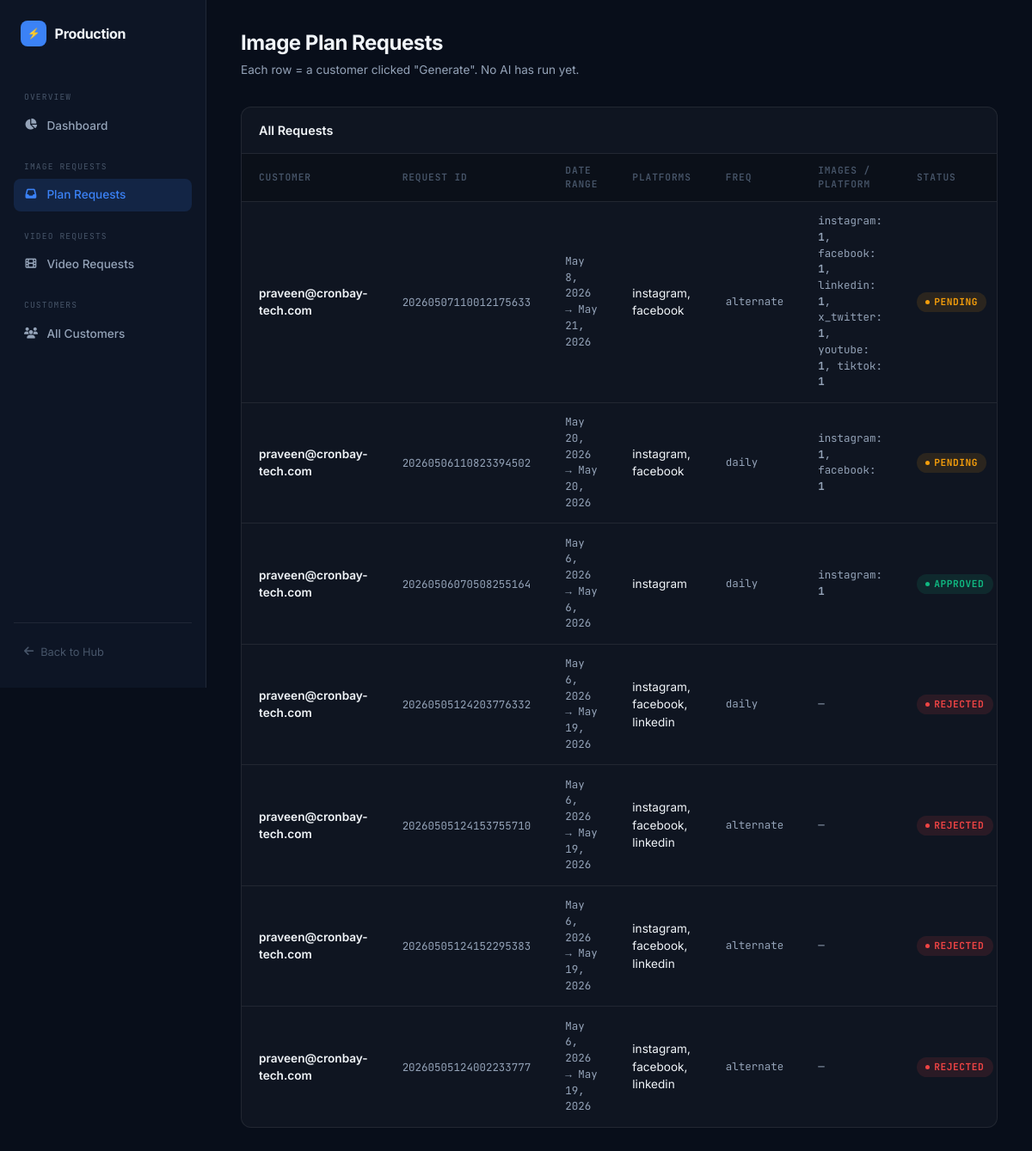
/hub/admin-hub/requests/ (signed in), run on the app's committed database.
### hub/models.py (models this page shows, shortened)
class PlanRequest(models.Model):
    user           = models.ForeignKey(settings.AUTH_USER_MODEL, on_delete=models.CASCADE, related_name='plan_requests')
    request_id     = models.CharField(max_length=30, unique=True)
    start_date     = models.DateField()
    end_date       = models.DateField()
    frequency      = models.CharField(max_length=20, default='daily')
    platforms      = models.JSONField(default=list)
    platform_counts = models.JSONField(default=dict)
    status         = models.CharField(max_length=20, default='pending')
    extra_notes    = models.TextField(blank=True, default='')
    admin_note     = models.TextField(blank=True, default='')
    generated_plan = models.OneToOneField(GeneratedPlan, null=True, blank=True, on_delete=models.SET_NULL, related_name='plan_request')
    created_at     = models.DateTimeField(auto_now_add=True)

### accounts/models.py (models this page shows, shortened)
class User(AbstractUser):
    email = models.EmailField(unique=True)
    USERNAME_FIELD = 'email'
    REQUIRED_FIELDS = ['username']

### hub/admin_views.py (the view)
# urls.py: path("requests/", admin_views.admin_requests, name="admin_requests"),
@staff_required
def admin_requests(request):
    qs = PlanRequest.objects.select_related('user', 'generated_plan').order_by('-created_at')
    return render(request, "hub/admin_panel.html", {
        "section":       "requests",
        "plan_requests": qs,
    })

### hub/admin_views.py (called while the page is built)
def staff_required(view_func):
    @wraps(view_func)
    def _wrapped(request, *args, **kwargs):
        if not request.user.is_authenticated:
            return redirect(f'/accounts/login/?next={request.path}')
        if not request.user.is_staff and not request.user.is_superuser:
            if request.user.username in ['Nandhishwaran', 'admin', 'Praveen Patel']:
                return view_func(request, *args, **kwargs)
            return HttpResponseForbidden(f"Admin access only. You are logged in as {request.user.username}")
        return view_func(request, *args, **kwargs)
    return _wrapped

### crontools/templates/hub/admin_panel.html (shortened to what this page needs)
{% load static %}
<!DOCTYPE html>
<html lang="en">
<head>
    <link rel="stylesheet" href="https://cdnjs.cloudflare.com/ajax/libs/font-awesome/6.4.0/css/all.min.css">
</head>
<body>
    <aside>
        <div class="logo">
            <div class="logo-icon">⚡</div>
            Production
        </div>
        <div class="nav-section">Overview</div>
        <nav>
            <a href="{% url 'admin_dashboard' %}" class="">
                <i class="fas fa-chart-pie"></i> Dashboard
            </a>
        </nav>
        <div class="nav-section">Image Requests</div>
        <nav>
            <a href="{% url 'admin_requests' %}"
                class="{% if section == 'requests' or section == 'request_detail' %}active{% endif %}">
                <i class="fas fa-inbox"></i> Plan Requests
            </a>
        </nav>
        <div class="nav-section">Video Requests</div>
        <nav>
            <a href="{% url 'admin_video_requests' %}"
                class="{% if section == 'video_requests' or section == 'video_request_detail' or section == 'video_plan_detail' %}active{% endif %}">
                <i class="fas fa-film"></i> Video Requests
            </a>
        </nav>
        <div class="nav-section">Customers</div>
        <nav>
            <a href="{% url 'admin_customers' %}"
                class="{% if section == 'customers' or section == 'customer_detail' %}active{% endif %}">
                <i class="fas fa-users"></i> All Customers
            </a>
        </nav>
        <div class="sidebar-footer">
            <a href="{% url 'hub_home' %}">
                <i class="fas fa-arrow-left"></i> Back to Hub
            </a>
        </div>
    </aside>
    <main>
        {% if section == 'dashboard' %}
        <div class="page-header">
            <div>
                <h1>Production Dashboard</h1>
                <div class="subtitle">All customer requests · live status overview</div>
            </div>
        </div>
        <div class="stats-row">
            <div class="stat-card">
                <div class="stat-icon" style="background:var(--warning-dim); color:var(--warning);">
                    <i class="fas fa-clock"></i>
                </div>
                <div class="stat-label">IMG Pending</div>
                <div class="stat-value">{{ stats.pending }}</div>
                <div class="stat-sub">Image requests</div>
            </div>
            <div class="stat-card">
                <div class="stat-icon" style="background:var(--warning-dim); color:var(--warning);">
                    <i class="fas fa-video"></i>
                </div>
                <div class="stat-label">VID Pending</div>
                <div class="stat-value">{{ stats.pending_video }}</div>
                <div class="stat-sub">Video requests</div>
            </div>
            <div class="stat-card">
                <div class="stat-icon" style="background:var(--accent-dim); color:var(--accent);">
                    <i class="fas fa-check-circle"></i>
                </div>
                <div class="stat-label">Approved</div>
                <div class="stat-value">{{ stats.approved|add:stats.approved_video }}</div>
                <div class="stat-sub">Plans released</div>
            </div>
            <div class="stat-card">
                <div class="stat-icon" style="background:var(--violet-dim); color:var(--violet);">
                    <i class="fas fa-users"></i>
                </div>
                <div class="stat-label">Total Customers</div>
                <div class="stat-value">{{ stats.customers }}</div>
                <div class="stat-sub">With onboarding profiles</div>
            </div>
        </div>
        <div class="table-wrap">
            <div class="table-toolbar">
                <h3>🔔 Recent Requests</h3>
            </div>
            <table>
                <thead>
                    <tr>
                        <th>Type</th>
                        <th>Customer</th>
                        <th>Request ID</th>
                        <th>Date Range</th>
                        <th>Status</th>
                        <th>Action</th>
                    </tr>
                </thead>
                <tbody>
                    {% for r in recent_requests %}
                    <tr>
                        <td>
                            <span
                                class="badge {% if r.req_type == 'video' %}badge-video{% else %}badge-image{% endif %}">
                                {{ r.req_type|upper }}
                            </span>
                        </td>
                        <td>
                            <div style="font-weight:600;">{{ r.user.email }}</div>
                            <div class="mono">{{ r.user.username }}</div>
                        </td>
                        <td><span class="mono">{{ r.request_id }}</span></td>
                        <td class="mono">{{ r.start_date }} → {{ r.end_date }}</td>
                        <td><span class="pill pill-{{ r.status }}">{{ r.status }}</span></td>
                        <td>
                            {% if r.req_type == 'video' %}
                            <a href="{% url 'admin_video_request_detail' r.request_id %}" class="btn btn-ghost btn-sm">
                                <i class="fas fa-arrow-right"></i> Manage
                            </a>
                            {% else %}
                            <a href="{% url 'admin_request_detail' r.request_id %}" class="btn btn-ghost btn-sm">
                                <i class="fas fa-arrow-right"></i> Manage
                            </a>
                            {% endif %}
                        </td>
                    </tr>
                    {% empty %}
                    <tr>
                        <td colspan="6" style="text-align:center; color:var(--text-3); padding: 2rem;">No requests yet
                        </td>
                    </tr>
                    {% endfor %}
                </tbody>
            </table>
        </div>
        <div class="table-wrap" style="margin-top: 1.5rem;">
            <div class="table-toolbar">
                <h3>💬 Customer Feedback {% if stats.unresolved_feedback %}<span class="pill pill-pending" style="margin-left: 0.5rem;">{{ stats.unresolved_feedback }} unresolved</span>{% endif %}</h3>
            </div>
            <table>
                <thead>
                    <tr>
                        <th>Customer</th>
                        <th>Post</th>
                        <th>Tags</th>
                        <th>Notes</th>
                        <th>Date</th>
                    </tr>
                </thead>
                <tbody>
                    {% for fb in recent_feedback %}
                    <tr>
                        <td>
                            <div style="font-weight:600;">{{ fb.user.email }}</div>
                        </td>
                        <td>
                            <span class="mono">
                                {% if fb.post %}
                                    {{ fb.post.title|default:fb.post.post_id }}
                                {% elif fb.video_post %}
                                    {{ fb.video_post.title|default:fb.video_post.post_id }}
                                {% else %}
                                    -
                                {% endif %}
                            </span>
                        </td>
                        <td>
                            {% for tag in fb.tags %}
                            <span class="pill pill-working" style="margin: 1px;">{{ tag }}</span>
                            {% endfor %}
                        </td>
                        <td style="max-width: 300px; font-size: 0.82rem;">{{ fb.notes|truncatewords:20 }}</td>
                        <td class="mono">{{ fb.created_at|date:"d M Y, H:i" }}</td>
                    </tr>
                    {% empty %}
                    <tr>
                        <td colspan="5" style="text-align:center; color:var(--text-3); padding: 2rem;">No customer feedback yet</td>
                    </tr>
                    {% endfor %}
                </tbody>
            </table>
        </div>
        {% elif section == 'requests' %}
        <div class="page-header">
            <div>
                <h1>Image Plan Requests</h1>
                <div class="subtitle">Each row = a customer clicked "Generate". No AI has run yet.</div>
            </div>
        </div>
        <div class="table-wrap">
            <div class="table-toolbar">
                <h3>All Requests</h3>
            </div>
            <table>
                <thead>
                    <tr>
                        <th>Customer</th>
                        <th>Request ID</th>
                        <th>Date Range</th>
                        <th>Platforms</th>
                        <th>Freq</th>
                        <th>Images / Platform</th>
                        <th>Status</th>
                    </tr>
                </thead>
                <tbody>
                    {% for r in plan_requests %}
                    <tr>
                        <td>
                            <div style="font-weight:600;">{{ r.user.email }}</div>
                        </td>
                        <td><span class="mono">{{ r.request_id }}</span></td>
                        <td class="mono">{{ r.start_date }} → {{ r.end_date }}</td>
                        <td>{{ r.platforms|join:", " }}</td>
                        <td class="mono">{{ r.frequency }}</td>
                        <td class="mono">
                            {% for p, c in r.platform_counts.items %}
                            {{ p }}: <strong>{{ c }}</strong>{% if not forloop.last %}, {% endif %}
                            {% empty %}—{% endfor %}
                        </td>
                        <td><span class="pill pill-{{ r.status }}">{{ r.status }}</span></td>
                    </tr>
                    {% empty %}
                    <tr>
                        <td colspan="9" style="text-align:center; color:var(--text-3); padding: 2rem;">No requests found
                        </td>
                    </tr>
                    {% endfor %}
                </tbody>
            </table>
        </div>
        {% endif %}
    </main>
</body>
</html>

### crontools/templates/hub/admin_panel.html (style rules this page uses)
:root { --bg: #080e1a; --sidebar-bg: #0d1525; --surface: rgba(255, 255, 255, 0.03); --surface-2: rgba(255, 255, 255, 0.06); --border: rgba(255, 255, 255, 0.08); --border-2: rgba(255, 255, 255, 0.14); --accent: #3b82f6; --accent-dim: rgba(59, 130, 246, 0.15); --accent-hover: #2563eb; --success: #10b981; --success-dim: rgba(16, 185, 129, 0.12); --warning: #f59e0b; --warning-dim: rgba(245, 158, 11, 0.12); --danger: #ef4444; --danger-dim: rgba(239, 68, 68, 0.12); --violet: #8b5cf6; --violet-dim: rgba(139, 92, 246, 0.12); --text: #f1f5f9; --text-2: #94a3b8; --text-3: #475569; --mono: 'JetBrains Mono', monospace; --sidebar-w: 240px; --radius: 12px; --radius-sm: 8px; }
*, *::before, *::after { box-sizing: border-box; margin: 0; padding: 0; }
html { scroll-behavior: smooth; }
body { font-family: 'Inter', sans-serif; background: var(--bg); color: var(--text); display: flex; min-height: 100vh; font-size: 14px; line-height: 1.5; }
aside { width: var(--sidebar-w); background: var(--sidebar-bg); border-right: 1px solid var(--border); display: flex; flex-direction: column; padding: 1.5rem 1rem; position: fixed; height: 100vh; z-index: 100; overflow-y: auto; }
.logo { display: flex; align-items: center; gap: 0.6rem; font-weight: 700; font-size: 1rem; letter-spacing: -0.02em; color: var(--text); margin-bottom: 2rem; padding: 0 0.5rem; }
.logo-icon { width: 30px; height: 30px; background: var(--accent); border-radius: 8px; display: flex; align-items: center; justify-content: center; font-size: 0.75rem; }
.nav-section { font-family: var(--mono); font-size: 0.6rem; letter-spacing: 0.12em; text-transform: uppercase; color: var(--text-3); padding: 0 0.75rem; margin: 1.25rem 0 0.4rem; }
nav a { text-decoration: none; color: var(--text-2); padding: 0.55rem 0.75rem; border-radius: var(--radius-sm); display: flex; align-items: center; gap: 0.65rem; font-weight: 500; font-size: 0.85rem; transition: all 0.15s; margin-bottom: 2px; }
nav a i { width: 16px; text-align: center; font-size: 0.8rem; }
nav a.active { background: var(--accent-dim); color: var(--accent); }
.sidebar-footer { margin-top: auto; padding-top: 1rem; border-top: 1px solid var(--border); }
.sidebar-footer a { display: flex; align-items: center; gap: 0.5rem; color: var(--text-3); font-size: 0.8rem; text-decoration: none; padding: 0.5rem 0.75rem; border-radius: var(--radius-sm); transition: color 0.15s; }
main { margin-left: var(--sidebar-w); flex: 1; padding: 2rem 2.5rem; min-height: 100vh; max-width: calc(100vw - var(--sidebar-w)); }
.page-header { display: flex; justify-content: space-between; align-items: flex-start; margin-bottom: 2rem; gap: 1rem; }
.page-header h1 { font-size: 1.5rem; font-weight: 700; letter-spacing: -0.02em; }
.page-header .subtitle { color: var(--text-2); font-size: 0.85rem; margin-top: 0.2rem; }
.table-wrap { background: var(--surface); border: 1px solid var(--border); border-radius: var(--radius); overflow: hidden; }
.table-toolbar { display: flex; justify-content: space-between; align-items: center; padding: 1rem 1.25rem; border-bottom: 1px solid var(--border); gap: 0.75rem; }
.table-toolbar h3 { font-size: 0.9rem; font-weight: 600; }
table { width: 100%; border-collapse: collapse; }
th { text-align: left; padding: 0.65rem 1.25rem; background: rgba(0, 0, 0, 0.25); color: var(--text-3); font-weight: 600; font-size: 0.7rem; text-transform: uppercase; letter-spacing: 0.08em; font-family: var(--mono); }
td { padding: 0.85rem 1.25rem; border-top: 1px solid var(--border); font-size: 0.85rem; }
.mono { font-family: var(--mono); font-size: 0.78rem; color: var(--text-2); }
.pill { display: inline-flex; align-items: center; gap: 0.3rem; padding: 0.2rem 0.65rem; border-radius: 99px; font-size: 0.7rem; font-weight: 700; font-family: var(--mono); letter-spacing: 0.05em; text-transform: uppercase; }
.pill::before { content: ""; width: 5px; height: 5px; border-radius: 50%; background: currentColor; }
.pill-pending { background: var(--warning-dim); color: var(--warning); }
.pill-approved { background: var(--success-dim); color: var(--success); }
.pill-rejected { background: var(--danger-dim); color: var(--danger); }

### data on the page
PlanRequest: user.email "praveen@cronbay-tech.com", request_id "20260507110012175633", start_date "May 8, 2026", end_date "May 21, 2026", platforms "instagram, facebook", frequency "alternate", platform_counts "instagram" "facebook" "linkedin" "x_twitter" "youtube" "tiktok", platform_counts "1" "1" "1" "1" "1" "1", status "PENDING"
PlanRequest: user.email "praveen@cronbay-tech.com", request_id "20260506110823394502", start_date "May 20, 2026", end_date "May 20, 2026", platforms "instagram, facebook", frequency "daily", platform_counts "instagram" "facebook", platform_counts "1" "1", status "PENDING"
PlanRequest: user.email "praveen@cronbay-tech.com", request_id "20260506070508255164", start_date "May 6, 2026", end_date "May 6, 2026", platforms "instagram", frequency "daily", platform_counts "instagram", platform_counts "1", status "APPROVED"
PlanRequest: user.email "praveen@cronbay-tech.com", request_id "20260505124203776332", start_date "May 6, 2026", end_date "May 19, 2026", platforms "instagram, facebook, linkedin", frequency "daily", status "REJECTED"
PlanRequest: user.email "praveen@cronbay-tech.com", request_id "20260505124153755710", start_date "May 6, 2026", end_date "May 19, 2026", platforms "instagram, facebook, linkedin", frequency "alternate", status "REJECTED"
PlanRequest: user.email "praveen@cronbay-tech.com", request_id "20260505124152295383", start_date "May 6, 2026", end_date "May 19, 2026", platforms "instagram, facebook, linkedin", frequency "alternate", status "REJECTED"
PlanRequest: user.email "praveen@cronbay-tech.com", request_id "20260505124002233777", start_date "May 6, 2026", end_date "May 19, 2026", platforms "instagram, facebook, linkedin", frequency "alternate", status "REJECTED"
